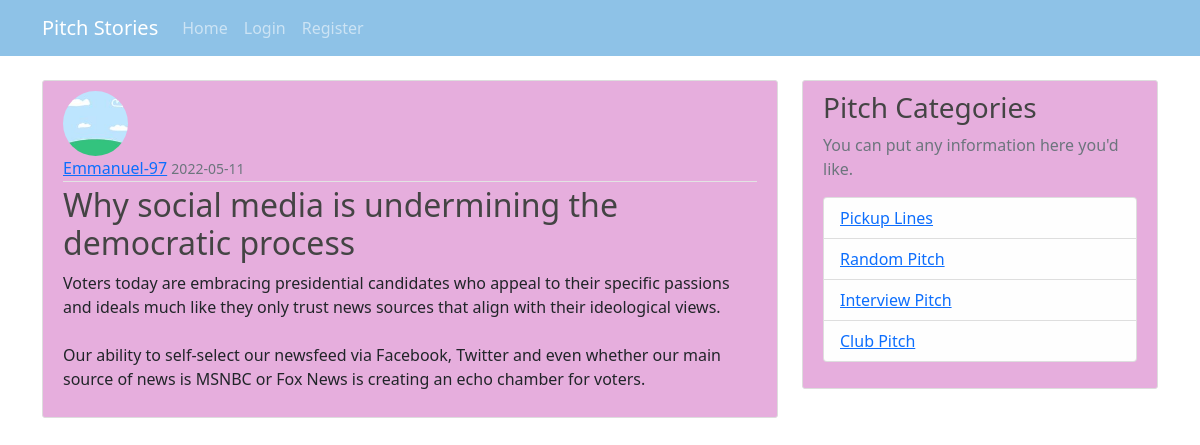
Page /post/7 on the committed database.
### app/models.py (models this page shows, shortened)
class User(db.Model, UserMixin):
    id = db.Column(db.Integer, primary_key= True)
    username = db.Column(db.String(20), unique= True,nullable= False )
    email = db.Column(db.String(120), unique = True, nullable = False)
    image_file = db.Column(db.String(20),nullable= False, default = 'default.jpg')
    password = db.Column(db.String(60), nullable = False)
    posts = db.relationship('Post', backref= 'author', lazy= True)

class Post(db.Model):
    id = db.Column(db.Integer, primary_key=True)
    title = db.Column(db.String(100), nullable=False)
    date_posted = db.Column(db.DateTime, nullable=False, default=datetime.utcnow)
    content = db.Column(db.Text, nullable=False)
    user_id = db.Column(db.Integer, db.ForeignKey('user.id'), nullable=False)

### app/views.py (the view)
@app.route('/post/<int:post_id>')
def post(post_id):
    post = Post.query.get_or_404(post_id)
    return render_template('post.html', title=post.title, post=post)

### app/templates/post.html (shortened to what this page needs)
{% extends 'base.html'%}
{%block content%}
<article class="media content-section">
    <img class="rounded-circle article-img" src="{{ url_for('static', filename='profile_pics/' + post.author.image_file) }}">
    <div class="media-body">
      <div class="article-metadata">
        <a class="mr-2" href="#">{{ post.author.username }}</a>
        <small class="text-muted">{{ post.date_posted.strftime('%Y-%m-%d') }}</small>
      </div>
      <h2 class="article-title">{{ post.title }}</h2>
      <p class="article-content">{{ post.content }}</p>
    </div>
  </article>
{% endblock content %}

### app/static/css/index.css (style rules this page uses)
body { background: #a2ccc8; color: #333333; margin-top: 5rem; }
h1, h2, h3, h4, h5, h6 { color: #444444; }
.content-section { background: #e6aedd; padding: 10px 20px; border: 1px solid #dddddd; border-radius: 3px; margin-bottom: 20px; }
.article-title { color: #444444; }
.article-content { white-space: pre-line; }
.article-img { height: 65px; width: 65px; margin-right: 16px; }
.article-metadata { padding-bottom: 1px; margin-bottom: 4px; border-bottom: 1px solid #e3e3e3 }

### rows in the picture
User: image_file (picture), author.username "Emmanuel-97"
Post: date_posted "2022-05-11", title "Why social media is undermining the democratic process", content "Voters today are embracing presidential candidates who appeal to their specific passions and ideals much like they only trust news sources that align with their ideological views. Our ability to self-select our newsfeed via Facebook, Twitter and even whether our main source of news is MSNBC or Fox News is creating an echo chamber for voters."
